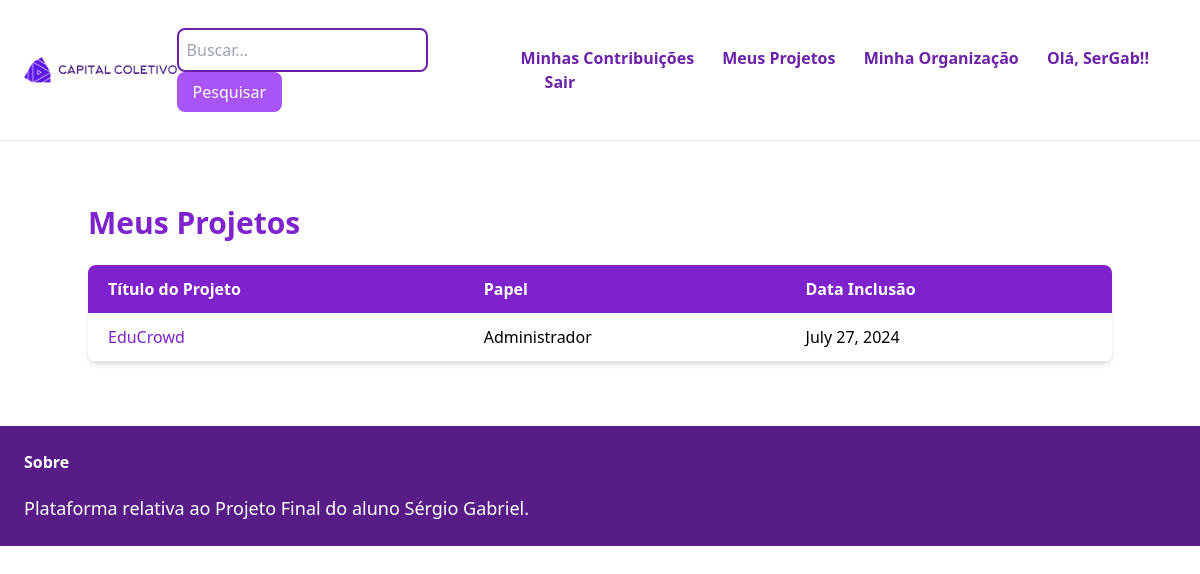
Page /projetos/meus_projetos (signed in) on the committed database.
### usuarios/models.py (models this page shows, shortened)
class Usuario(AbstractBaseUser, PermissionsMixin):
    email = models.EmailField(blank=True, default='', unique=True)
    nome = models.CharField(max_length=255, blank=True, default='')
    data_nasc = models.DateField(null=True, blank=True)
    imagem_perfil = models.ImageField(upload_to='imagens_perfil/', null=True, blank=True)
    interesses = models.ManyToManyField(Interesse, related_name='usuarios')
    tem_organizacao = models.BooleanField(default=False)
    organizacao_id = models.PositiveIntegerField(null=True, blank=True, default=None)
    is_active = models.BooleanField(default=True)
    is_superuser = models.BooleanField(default=False)
    is_staff = models.BooleanField(default=False)
    data_entrou = models.DateTimeField(default=timezone.now)
    ultimo_login = models.DateField(blank=True, null=True)
    objects = GerenciadorUsuario()
    USERNAME_FIELD = 'email'
    EMAIL_FIELD = 'email'
    REQUIRED_FIELDS = []
    class Meta:
        verbose_name = 'Usuario'
        verbose_name_plural = 'Usuarios'

### projetos/models.py (models this page shows, shortened)
class MembroProjeto(models.Model):
    usuario = models.ForeignKey(Usuario, on_delete=models.CASCADE)
    projeto = models.ForeignKey(Projeto, on_delete=models.CASCADE)
    FUNCAO_CHOICES = (
        ('MEMBRO', 'Membro'),
        ('ADMINISTRADOR', 'Administrador'),
    )
    funcao = models.CharField(max_length=15, choices=FUNCAO_CHOICES, default='MEMBRO')
    data_inclusao = models.DateField(auto_now_add=True, blank=True, null=True)

class Projeto(models.Model):
    titulo = models.CharField(max_length=255, default='')
    imagem_perfil = models.ImageField(upload_to='projeto_imagens/', default='default_projeto.jpg')
    texto = models.TextField(max_length=5000, default='')
    categoria = models.ForeignKey(Interesse, related_name='projetos', blank=True, null=True, on_delete=models.CASCADE)
    imagem1 = models.ImageField(upload_to='imagens_pitch_deck/', blank=True, null=True)
    imagem2 = models.ImageField(upload_to='imagens_pitch_deck/', blank=True, null=True)
    imagem3 = models.ImageField(upload_to='imagens_pitch_deck/', blank=True, null=True)
    data_criacao = models.DateField(auto_now_add=True, blank=True, null=True)
    tem_campanha = models.BooleanField(default=False)
    membros = models.ManyToManyField(Usuario, through='MembroProjeto')
    organizacao_captadora = models.ForeignKey(OrganizacaoCaptadora, on_delete=models.CASCADE, related_name='projetos', null=True, blank=True)

### projetos/views.py (the view)
# urls.py: path('meus_projetos', views.meus_projetos, name='meus_projetos'),
@login_required
def meus_projetos(request):
    usuario = request.user
    membro_projetos = MembroProjeto.objects.filter(usuario=usuario)
    return render(request, 'projetos/19_Meus_Projetos.html', {
        'membro_projetos': membro_projetos,
    })

### projetos/templates/projetos/19_Meus_Projetos.html (shortened to what this page needs)
{% extends 'usuarios/base.html' %}
{% block conteudo %}
<div class="container mx-auto py-10">
    <h1 class="text-3xl font-bold text-purple-700 mb-6">Meus Projetos</h1>
    <table class="min-w-full bg-white shadow-md rounded-lg overflow-hidden">
        <thead class="bg-purple-700 text-white">
            <tr>
                <th class="py-3 px-5 text-left">Título do Projeto</th>
                <th class="py-3 px-5 text-left">Papel</th>
                <th class="py-3 px-5 text-left">Data Inclusão</th>
            </tr>
        </thead>
        <tbody>
            {% for membro_projeto in membro_projetos %}
                <tr class="border-b hover:bg-gray-100">
                    <td class="py-3 px-5">
                        <a href="{% url 'projetos:principal_proj' membro_projeto.projeto.id %}" class="text-purple-700 hover:underline">
                            {{ membro_projeto.projeto.titulo }}
                        </a>
                    </td>
                    <td class="py-3 px-5">{{ membro_projeto.get_funcao_display }}</td>
                    <td class="py-3 px-5">{{ membro_projeto.data_inclusao }}</td>
                </tr>
            {% endfor %}
        </tbody>
    </table>
</div>
{% endblock %}

### usuarios/templates/usuarios/base.html (shortened to what this page needs)
<!DOCTYPE html>
<html>
    <head>
        <script src="https://cdn.tailwindcss.com"></script>
    </head>
    <body>
        <nav class="py-6 px-6 flex justify-between items-center border-b border-gray-200">
            <a href="/">
                <img src="/Imagens/Logo_e_Nome.PNG" class="w-40 h-30">
            </a>
            <div class="flex space-x-4">
                <form method="get" class="py-1" action="{% url 'navegacao:resultado_pesquisa' %}">
                    <input name="query" type="text" placeholder="Buscar..." class="border-2 border-purple-800 p-2 rounded-lg outline-none focus:ring-2 focus:ring-purple-600">
                    <button class="bg-purple-500 text-white px-4 py-2 rounded-lg hover:bg-purple-900 focus:outline-none focus:ring-2 focus:ring-purple-600">
                        Pesquisar
                    </button>
                </form>
            </div>
            <div class="space-x-6">
                {% if request.user.is_authenticated %}
                        <a href="{% url 'contribuicoes:minhas_contribs' %}" class="py-3 text-purple-800 font-semibold hover:text-purple-800">Minhas Contribuições</a>
                        <a href="{% url 'projetos:meus_projetos' %}" class="py-3 text-purple-800 font-semibold hover:text-purple-800">Meus Projetos</a>
                        {% if user.tem_organizacao %}
                            <a href="{% url 'organizacoes:gerencia_org' user.organizacao_id %}" class="py-3 text-purple-800 font-semibold hover:text-purple-800">Minha Organização</a>
                        {% else %}
                            <a href="{% url 'organizacoes:form_solicita' %}" class="py-3 text-purple-800 font-semibold hover:text-purple-800">Crie uma Organização</a>
                        {% endif %}
                        <span class="py-3 text-purple-800  font-bold">Olá, {{ user.nome }}!!</span>
                        <a href="{% url 'usuarios:logout_conta' %}" class="text-purple-800 font-semibold hover:text-purple-800">Sair</a>
                {% else %}
                        <a href="{% url 'usuarios:criar_conta' %}" class="py-3 text-lg font-semibold bg-purple-800 text-white rounded-xl hover:bg-purple-700">Criar Conta!</a>
                        <a href="{% url 'usuarios:login_conta' %}" class="py-3 text-lg font-semibold bg-purple-800 text-white rounded-xl hover:bg-purple-700">Entrar</a>
                {% endif %}
            </div>
        </nav>
        <div class="px-6 py-6">
            {% block conteudo %}
            {% endblock %}
        </div>
        <footer class="py-6 px-6 flex justify-between bg-purple-900">
            <div class="w-2/3 pr-10">
                <h3 class="mb-5 font-semibold text-white">Sobre</h3>
                <p class="text-lg text-white">Plataforma relativa ao Projeto Final do aluno Sérgio Gabriel.</p>
            </div>
        </footer>
    </body>
</html>

### rows in the picture
Usuario: nome "SerGab"
MembroProjeto: projeto.titulo "EduCrowd", funcao "Administrador", data_inclusao "July 27, 2024"
